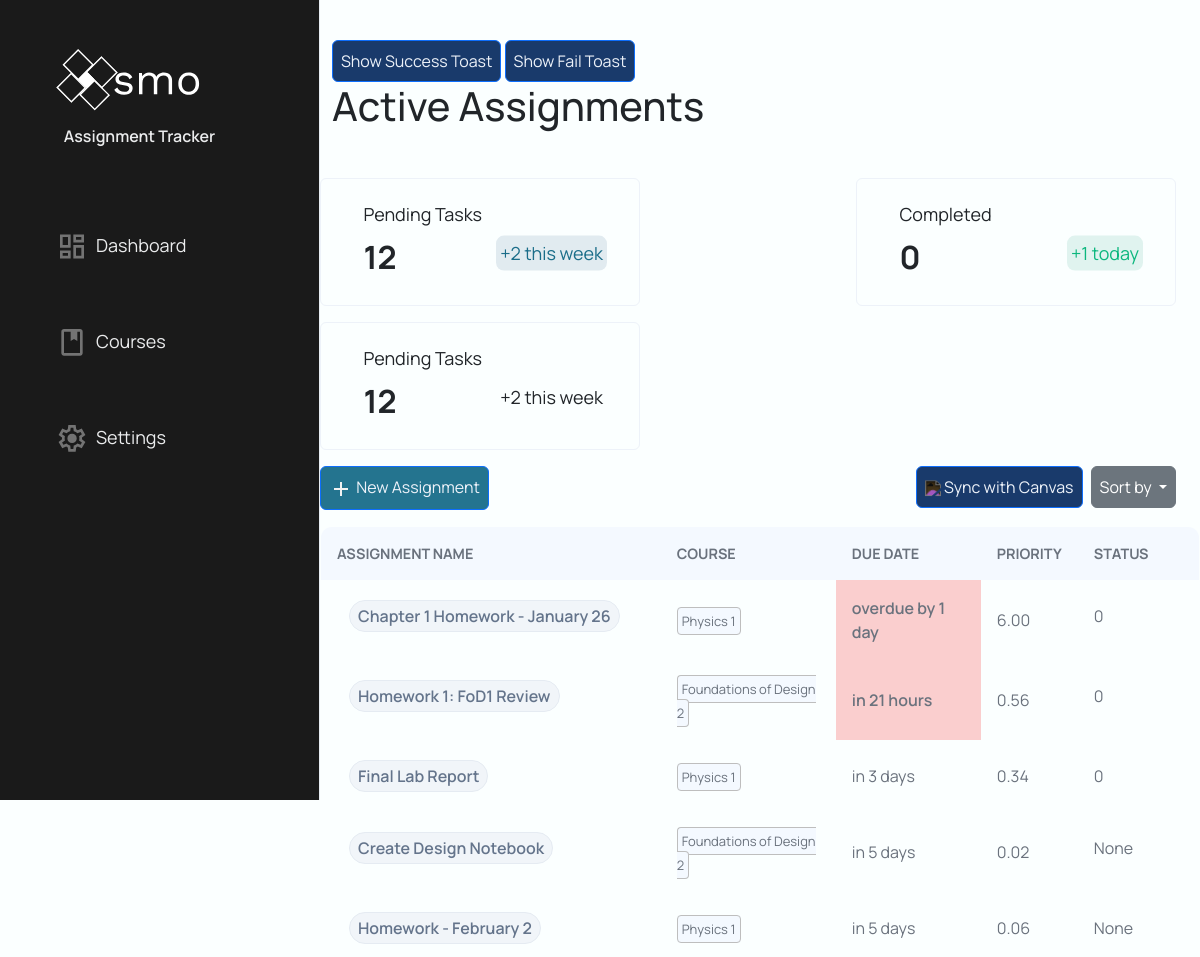
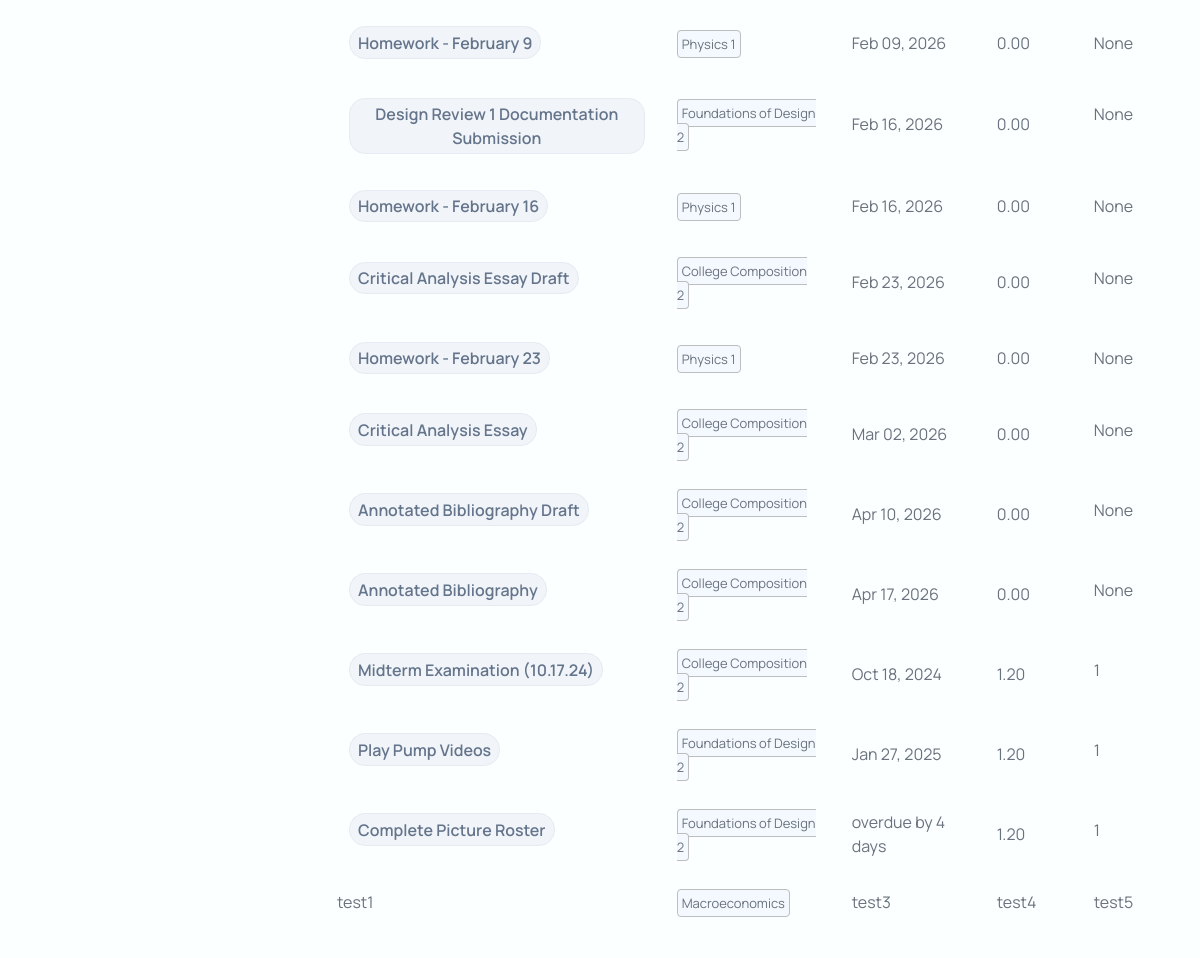
The page /dashboard/ (signed in) on the database its author committed (2 pictures, top to bottom).
### models/assignment.py (models this page shows, shortened)
class Assignment(db.Model):
    __tablename__ = "assignments"
    assignment_id = db.Column("assignment_id", db.Integer, primary_key=True, autoincrement=True)
    user_id = db.Column("user_id", db.Integer, db.ForeignKey("users.user_id"), nullable=False)
    course_id = db.Column("course_id", db.Integer, db.ForeignKey("courses.course_id"), nullable=False)
    course = db.relationship("Course", back_populates="assignments", foreign_keys="Assignment.course_id")
    title = db.Column("title", db.Text, nullable=False)
    description = db.Column("description", db.Text, nullable=True)
    due = db.Column("due", db.Text, nullable=False)        # ISO-8601 text datetime recommended
    status = db.Column("status", db.Integer, nullable=True)  # 0/1 or enum-like int
    created = db.Column("created", db.Text, nullable=True)
    updated = db.Column("updated", db.Text, nullable=True)
    points_possible = db.Column("points_possible", db.Integer, nullable=True)
    score = db.Column("score", db.Float, nullable=True)  # Actual score achieved
    canvas_assignment_id = db.Column("canvas_assignment_id", db.Integer, nullable=True)
    workflow_state = db.Column("workflow_state", db.Text, nullable=True)
    unlock_at = db.Column("unlock_at", db.Text, nullable=True)
    html_url = db.Column("html_url", db.Text, nullable=True)
    submission_type = db.Column("submission_type", db.Text, nullable=True)
    canvas_base_url = db.Column("canvas_base_url", db.Text, nullable=True)
    last_canvas_sync = db.Column("last_canvas_sync", db.Text, nullable=True)
    effort = db.Column("effort", db.Integer, nullable=True, default=1) # 1=Low, 2=Med, 3=High

### models/courses.py (models this page shows, shortened)
class Course(db.Model):
    __tablename__ = "courses"
    assignments = db.relationship("Assignment",
                                  back_populates="course",
                                  foreign_keys="Assignment.course_id",
                                  primaryjoin = "Course.course_id == Assignment.course_id"
                                  )
    course_id = db.Column(
        "course_id",
        db.Integer,
        primary_key=True,
        autoincrement=True
    )
    user_id = db.Column(
        "user_id",
        db.Integer,
        db.ForeignKey("users.user_id"),
        nullable=False
    )
    course_name = db.Column(
        "course_name",
        db.Text,
        nullable=False
    )
    course_code = db.Column(
        "course_code",
        db.Text,
        nullable=False
    )
    canvas_course_id = db.Column(
        "canvas_course_id",
        db.Integer,
        nullable=True
    )
    workflow_state = db.Column(
        "workflow_state",
        db.Text,
        nullable=True
    )
    time_zone = db.Column(
        "time_zone",
        db.Text,
        nullable=True
    )
    end_at = db.Column(
        "end_at",
        db.Text,
        nullable=False
    )
    last_sync = db.Column(
        "last_sync",
        db.Text,
        nullable=True
    )
    canvas_base_url = db.Column(
        "canvas_base_url",
        db.Text,
        nullable=True
    )
    weight = db.Column(
        "weight",
        db.Float,
        default=1.0,
        nullable=False
    )

### Website/MainPage/mainPage.py (the view)
@mainPage_bp.route("/dashboard/", methods=["POST", "GET"])
@login_required
def dashboard():
    user_id = current_user.user_id
    assignmentRepo = AssignmentRepo()
    courseRepo = CourseRepo()
    userRepo = UserRepo()
    deleteForm = DeleteAssignment()
    assignmentForm = AssignmentCreateForm().updateCourseSelect(courseRepo.getAllCoursesById(user_id))
    editAssignmentForm = EditAssignmentForm()
    checkForm = CheckForm()
    sort_key = (request.args.get("sort"))
    if sort_key is None:
        sort_key = "due"
    else:
        sort_key = sort_key.strip().lower()
    SORT_MAP = {
    "course"      : assignmentRepo.get_SortedByName_Assignment,
    "due"       : assignmentRepo.get_SortedByDue_Assignment,
    "points"    : assignmentRepo.get_SortedByPoints_Assignment,
    "priority"  : assignmentRepo.getAllAssignmentById # Sort manually after calculation
    }
    assignments = SORT_MAP.get(sort_key, assignmentRepo.getAllAssignmentById)(user_id)
    scoring_service = ScoringService(user_id)
    for assignment in assignments:
        assignment.priority_score = scoring_service.calculate_score(assignment, assignment.course)
        assignment.due_display, assignment.due_hour = format_due_display(assignment.due)
    if sort_key == "priority":
        assignments.sort(key=lambda x: x.priority_score, reverse=True)
    if deleteForm.validate_on_submit:
        print(f"Assignment ID: {deleteForm.assignment_id.data}")
    completed = userRepo.getComplete(user_id)
    return render_template("dashboard.html",
                           completed=completed,
                           assignments=assignments,
                           deleteForm=deleteForm,
                           assignmentForm=assignmentForm,
                           editForm=editAssignmentForm,
                           checkForm=checkForm)

### Website/MainPage/templates/dashboard.html (shortened to what this page needs)
{% extends "base.html" %}
{% block content %}
{% block head %}
    <link rel="stylesheet" type="text/css" href="{{ url_for('static', filename='dashboard.css') }}">
    <link rel="stylesheet" type="text/css" href="{{ url_for('static', filename='modal.css') }}">
    <link rel="stylesheet" type="text/css" href="{{ url_for('static', filename='button.css') }}">
    <link rel="stylesheet" type="text/css" href="{{ url_for('static', filename='toast.css') }}">
{%  endblock %}
    <div class="container h-100 w-100">
        <button class="btn btn-primary" onclick="createToast('Test', 'toast-success')">
        Show Success Toast
        </button>
        <button class="btn btn-primary" onclick="createToast('Test', 'toast-fail')">
        Show Fail Toast
        </button>
        <div class="toast-container position-fixed top-0 end-0 p-3">
        </div>
        <div class="col w-100">
            <div class="row">
                <h1>Active Assignments</h1>
            </div>
            <div class="row card-div">
                <div class="card">
                    <p class="card-header1">Pending Tasks</p>
                    <p class="card-number">12</p>
                    <div class="tally">
                        <p class="card-tally-pending">+2 this week</p>
                    </div>
                </div>
                <div class="card">
                    <p class="card-header1">Completed</p>
                    <p class="card-number">{{completed}}</p>
                    <div class="tally">
                        <p class="card-tally-completed">+1 today</p>
                    </div>
                </div>
                <div class="card">
                    <p class="card-header1">Pending Tasks</p>
                    <p class="card-number">12</p>
                    <div class="tally">
                        <p class="card-tally-due">+2 this week</p>
                    </div>
                </div>
            </div>
            <div class="row button-div mt-3 mb-3 w-100">
                <div class="w-auto p-0">
                    <button type="button" class="btn btn-primary btn-create" onclick=showCreateModal()>
                        <img class="create-img" src="{{ url_for('static', filename='/images/navbar/add.svg') }}">
                        New Assignment
                    </button>
                </div>
                <div class="w-auto p-0 ms-auto">
                    <button type="button" class="btn btn-primary" id="sync" onclick=sync()>
                        <img class="btn-icon" src="{{ url_for('static', filename='images/icons/sync1.svg') }}">
                        Sync with Canvas
                    </button>
                </div>
                <div class="w-auto p-0 dropdown">
                    <button class="btn btn-secondary dropdown-toggle" type="button" data-bs-toggle="dropdown" aria-expanded="false">
                        Sort by
                    </button>
                </div>
            </div>
            <div class="row table-div">
                <table class="assignment-table">
                    <tr>
                        <th>Assignment Name</th>
                        <th>Course</th>
                        <th>Due Date</th>
                        <th>Priority</th>
                        <th>Status</th>
                    </tr>
                    {% for assignment in assignments %}
                        <tr class="table-row">
                            <td class="title d-flex align-items-center">
                                <form method="POST" action="/dashboard/assignments/{{ assignment.assignment_id }}/complete" class="d-flex align-items-center m-0 p-0 complete-form">
                                </form>
                                <button
                                    class="btn-name"
                                    onclick=showEditModal(this)
                                    data-assignment-id="{{assignment.assignment_id}}"
                                    data-canvas-id="{{assignment.canvas_assignment_id}}"
                                    data-assignment-name="{{assignment.title}}"
                                    data-assignment-desc="{{assignment.description}}"
                                    data-effort="{{assignment.effort}}">
                                    {{assignment.title}}
                                </button>
                            </td>
                            <td><a class="course-name">{{assignment.course.course_name}}</a></td>
                                {% if assignment.due_hour is none %}
                                    <td>{{assignment.due_display}}</td>
                                {% elif assignment.due_hour == "overdue" and assignment.status != 1 %}
                                    <td class="due-24">{{assignment.due_display}}</td>
                                {% elif assignment.due_hour is string %}
                                    <td>{{assignment.due_display}}</td>
                                {% elif assignment.due_hour < 24 %}
                                    <td class="due-24">{{assignment.due_display}}</td>
                                {% elif assignment.due_hour < 72 %}
                                    <td class="due-72">{{assignment.due_display}}</td>
                                {% else %}
                                    <td>{{assignment.due_display}}</td>
                                {% endif %}
                            <td class="priority">{{"%.2f"|format(assignment.priority_score)}}</td>
                            <td class="status d-flex align-items-center">
                                {{assignment.status}}
                            </td>
                        </tr>
                    </div>
                    {% endfor %}
                    <tr>
                        <td>test1</td>
                        <td><a class="course-name">Macroeconomics</a></td>
                        <td>test3</td>
                        <td>test4</td>
                        <td>test5</td>
                    </tr>
{% endblock %}

### templates/base.html (shortened to what this page needs)
<!doctype html>
<html lang="en">
<head>
    <link href="https://cdn.jsdelivr.net/npm/bootstrap@5.3.8/dist/css/bootstrap.min.css" rel="stylesheet">
    <link rel="stylesheet" type="text/css" href="{{ url_for('static', filename='base.css') }}">
    <link rel="stylesheet" href="https://cdn.jsdelivr.net">
    {% block head %}{% endblock %}
</head>
<body>
    <div class="wrapper">
        <div class="sidebar-div">
            <ul class="sidebar">
                <div class="item">
                    <li>
                        <a>
                            <img class="nav-logo" src="{{ url_for('static', filename='/images/login/OsmoLogo.svg') }}">
                            <p class="text1 brand">Assignment Tracker</p>
                        </a>
                    </li>
                </div>
                <div class="item">
                    <li class="sidebar-item sidebar-brand">
                        <a class="sidebar-link">
                            <img class="nav-img" src="{{ url_for('static', filename='/images/navbar/dashboard1.svg') }}">
                            <span class="text1">Dashboard</span>
                        </a>
                    </li>
                </div>
                <div class="item">
                    <li class="sidebar-item">
                        <a href="#" class="sidebar-link">
                            <img class="nav-img" src="{{ url_for('static', filename='/images/navbar/courses1.svg') }}">
                            <span class="text1">Courses</span>
                        </a>
                </div>
                <div class="item">
                    <li class="sidebar-item">
                        <a href="{{ url_for('mainPage.userInfo') }}" class="sidebar-link">
                            <img class="nav-img" src="{{ url_for('static', filename='/images/navbar/settings.svg') }}">
                            <span class="text1">Settings</span>
                        </a>
                    </li>
                </div>
            </ul>
        </div>
        <div class="main w-100 d-flex flex-row">
            {%block content%}
            {%endblock%}
</body>

### rows shown on the page
Assignment: title "Chapter 1 Homework - January 26", course.course_name "Physics 1", due_display "overdue by 1 day", priority_score "6.00", status "0"
Assignment: title "Homework 1: FoD1 Review", course.course_name "Foundations of Design 2", due_display "in 21 hours", priority_score "0.56", status "0"
Assignment: title "Final Lab Report", course.course_name "Physics 1", due_display "in 3 days", priority_score "0.34", status "0"
Assignment: title "Create Design Notebook", course.course_name "Foundations of Design 2", due_display "in 5 days", priority_score "0.02", status "None"
Assignment: title "Homework - February 2", course.course_name "Physics 1", due_display "in 5 days", priority_score "0.06", status "None"
Assignment: title "Homework - February 9", course.course_name "Physics 1", due_display "Feb 09, 2026", priority_score "0.00", status "None"
Assignment: title "Design Review 1 Documentation Submission", course.course_name "Foundations of Design 2", due_display "Feb 16, 2026", priority_score "0.00", status "None"
Assignment: title "Homework - February 16", course.course_name "Physics 1", due_display "Feb 16, 2026", priority_score "0.00", status "None"
Assignment: title "Critical Analysis Essay Draft", course.course_name "College Composition 2", due_display "Feb 23, 2026", priority_score "0.00", status "None"
Assignment: title "Homework - February 23", course.course_name "Physics 1", due_display "Feb 23, 2026", priority_score "0.00", status "None"
Assignment: title "Critical Analysis Essay", course.course_name "College Composition 2", due_display "Mar 02, 2026", priority_score "0.00", status "None"
Assignment: title "Annotated Bibliography Draft", course.course_name "College Composition 2", due_display "Apr 10, 2026", priority_score "0.00", status "None"
Assignment: title "Annotated Bibliography", course.course_name "College Composition 2", due_display "Apr 17, 2026", priority_score "0.00", status "None"
Assignment: title "Midterm Examination (10.17.24)", course.course_name "College Composition 2", due_display "Oct 18, 2024", priority_score "1.20", status "1"
Assignment: title "Play Pump Videos", course.course_name "Foundations of Design 2", due_display "Jan 27, 2025", priority_score "1.20", status "1"
Assignment: title "Complete Picture Roster", course.course_name "Foundations of Design 2", due_display "overdue by 4 days", priority_score "1.20", status "1"

### other values the page prints
{{ completed }} "0"
